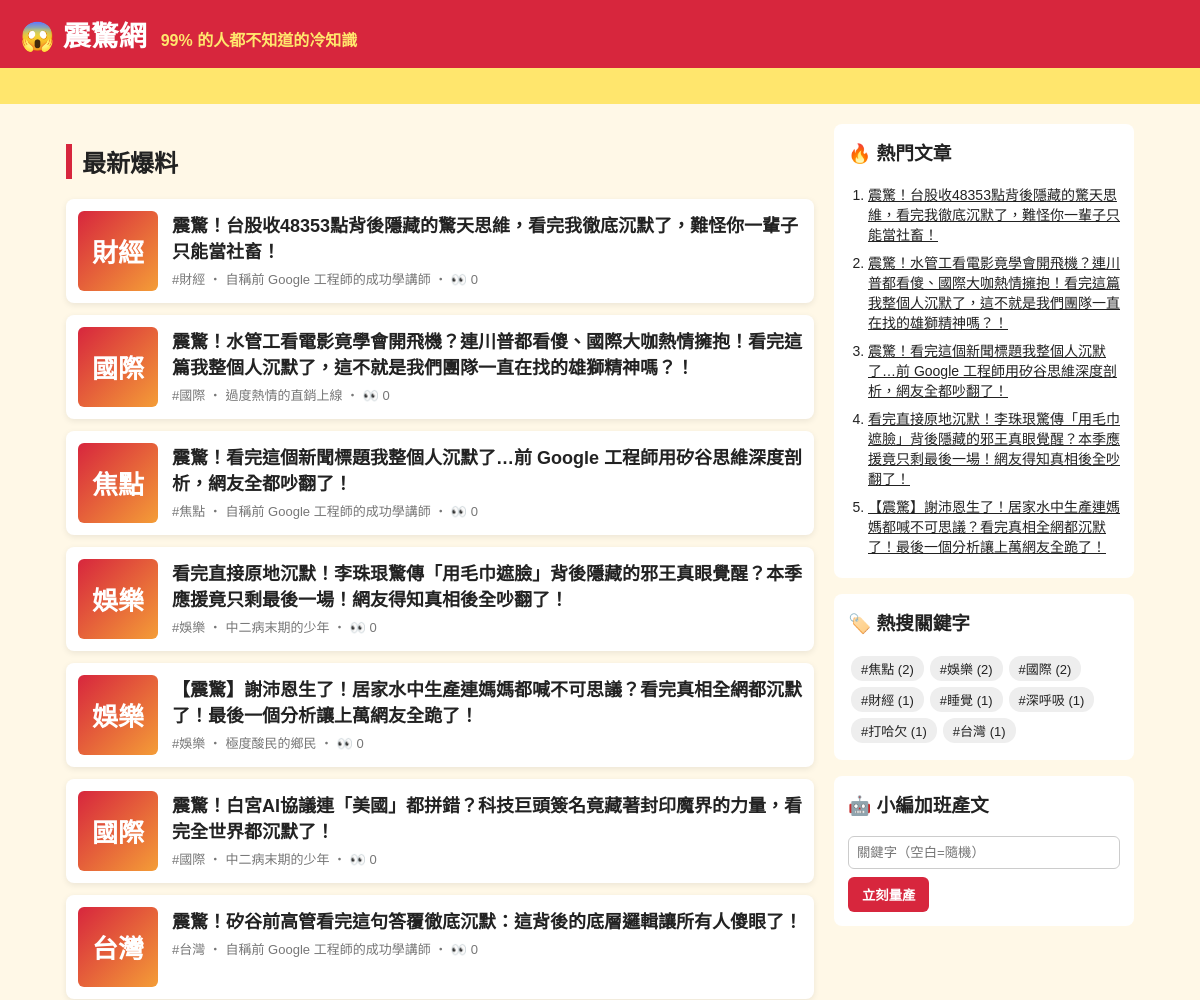
Before: / (upper part) with the older database file.
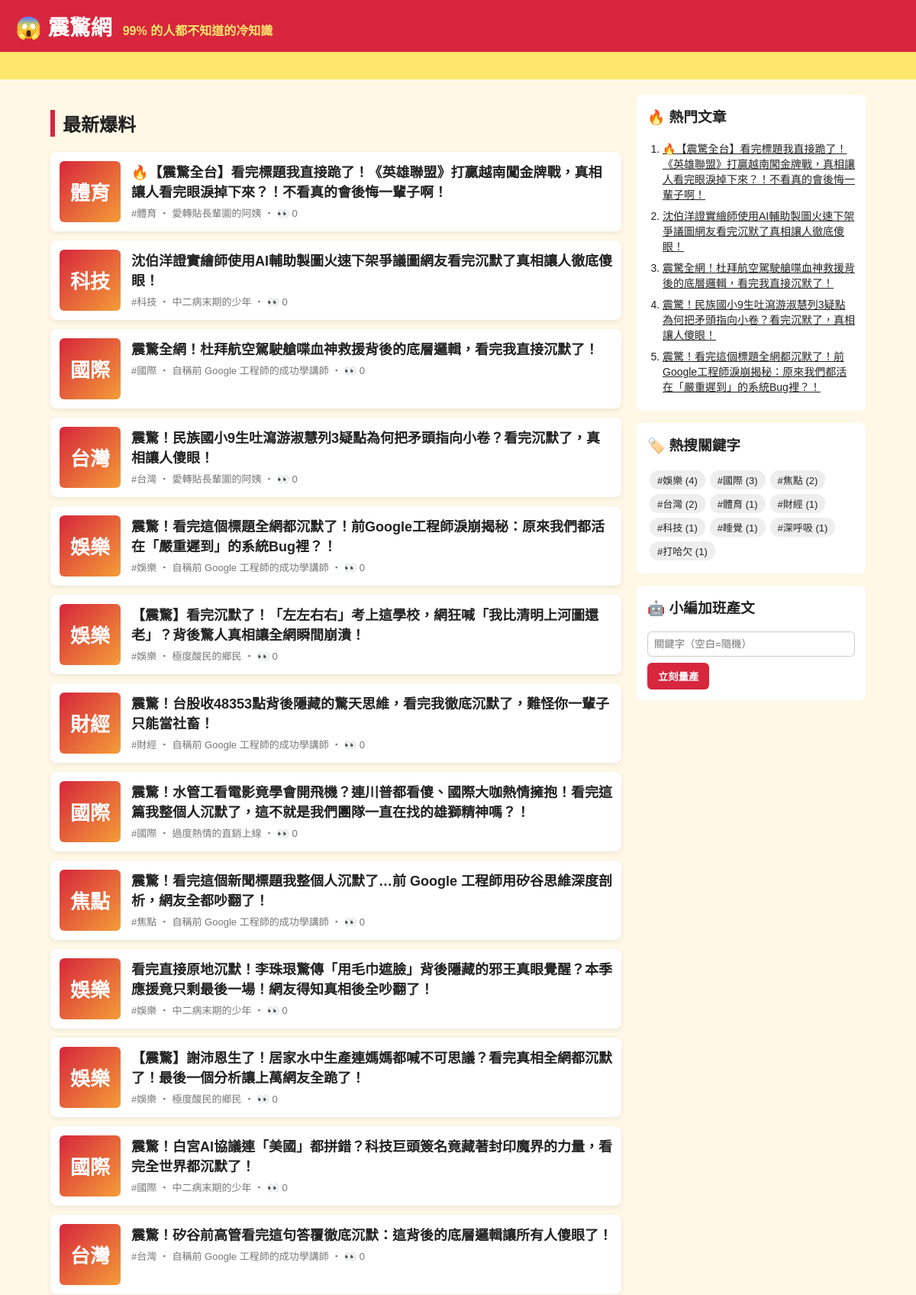
After: the same page with the newer database file.
### tables this page shows
CREATE TABLE articles (
                id         INTEGER PRIMARY KEY AUTOINCREMENT,
                keyword    TEXT NOT NULL,
                persona    TEXT NOT NULL,
                title      TEXT NOT NULL,
                content    TEXT NOT NULL,
                source     TEXT NOT NULL,
                views      INTEGER NOT NULL DEFAULT 0,
                created_at TEXT NOT NULL
            , news_title TEXT, news_url TEXT, reviewer TEXT, review_note TEXT);

### app.py (the view)
@app.route("/")
def index():
    return render_template("index.html", articles=db.list_articles(), heading="最新爆料")

### app.py (called while the page is built)
@app.context_processor
def sidebar():
    return {"hot": db.hot_articles(), "tags": db.keywords(), "static_site": app.config["STATIC_SITE"]}

### db.py (called while the page is built)
def connect():
    conn = sqlite3.connect(DB_PATH)
    conn.row_factory = sqlite3.Row
    return conn

def list_articles(limit=50, keyword=None):
    with connect() as conn:
        if keyword:
            return conn.execute(
                "SELECT * FROM articles WHERE keyword = ? ORDER BY id DESC LIMIT ?", (keyword, limit)
            ).fetchall()
        return conn.execute("SELECT * FROM articles ORDER BY id DESC LIMIT ?", (limit,)).fetchall()

def hot_articles(limit=5):
    with connect() as conn:
        return conn.execute("SELECT * FROM articles ORDER BY views DESC, id DESC LIMIT ?", (limit,)).fetchall()

def keywords():
    with connect() as conn:
        return conn.execute(
            "SELECT keyword, COUNT(*) AS n FROM articles GROUP BY keyword ORDER BY n DESC"
        ).fetchall()

### templates/index.html
{% extends "base.html" %}
{% block content %}
<h2 class="heading">{{ heading }}</h2>
{% for a in articles %}
  <a class="card" href="{{ url_for('article', article_id=a.id) }}">
    <div class="thumb">{{ a.keyword[:2] }}</div>
    <div>
      <h3>{{ a.title }}</h3>
      <p class="meta">#{{ a.keyword }} ‧ {{ a.persona }}{% if not static_site %} ‧ 👀 {{ a.views }}{% endif %}</p>
    </div>
  </a>
{% else %}
  <p class="empty">還沒有文章。執行 <code>python generator.py -n 5</code> 或用右邊按鈕開始量產。</p>
{% endfor %}
{% endblock %}

### templates/base.html (shortened to what this page needs)
<!doctype html>
<html lang="zh-Hant">
<head>
  <link rel="stylesheet" href="{{ url_for('static', filename='style.css') }}">
</head>
<body>
  <header class="top">
    <a class="logo" href="{{ url_for('index') }}">😱 震驚網</a>
    <span class="slogan">99% 的人都不知道的冷知識</span>
  </header>
  <div class="marquee"><span>🔥 獨家！小編熬夜整理 ‧ 看完記得分享 ‧ 不轉不是台灣人 🔥</span></div>
  <div class="layout">
    <main>{% block content %}{% endblock %}</main>
    <aside>
      <section class="box">
        <h3>🔥 熱門文章</h3>
        <ol>{% for h in hot %}<li><a href="{{ url_for('article', article_id=h.id) }}">{{ h.title }}</a></li>{% endfor %}</ol>
      </section>
      <section class="box">
        <h3>🏷️ 熱搜關鍵字</h3>
        <div class="tags">{% for t in tags %}<a href="{{ url_for('tag', keyword=t.keyword) }}">#{{ t.keyword }} ({{ t.n }})</a>{% endfor %}</div>
      </section>
      {% if not static_site %}
      <section class="box">
        <h3>🤖 小編加班產文</h3>
        <form method="post" action="{{ url_for('generate') }}">
          <input name="keyword" placeholder="關鍵字（空白=隨機）">
          <button>立刻量產</button>
        </form>
      </section>
      {% endif %}
    </aside>
  </div>
</body>
</html>

Changed rows visible on the page:
no longer on one of the page's lists (row unchanged): articles: title "震驚！台股收48353點背後隱藏的驚天思維，看完我徹底沉默了，難怪你一輩子只能當社畜！"
no longer on one of the page's lists (row unchanged): articles: title "震驚！水管工看電影竟學會開飛機？連川普都看傻、國際大咖熱情擁抱！看完這篇我整個人沉默了，這不就是我們團隊一直在找的雄獅精神嗎？！"
no longer on one of the page's lists (row unchanged): articles: title "震驚！看完這個新聞標題我整個人沉默了…前 Google 工程師用矽谷思維深度剖析，網友全都吵翻了！"
no longer on one of the page's lists (row unchanged): articles: title "看完直接原地沉默！李珠珢驚傳「用毛巾遮臉」背後隱藏的邪王真眼覺醒？本季應援竟只剩最後一場！網友得知真相後全吵翻了！"
no longer on one of the page's lists (row unchanged): articles: title "【震驚】謝沛恩生了！居家水中生產連媽媽都喊不可思議？看完真相全網都沉默了！最後一個分析讓上萬網友全跪了！"
added articles: keyword "體育", title "🔥【震驚全台】看完標題我直接跪了！《英雄聯盟》打贏越南闖金牌戰，真相讓人看完眼淚掉下來？！不看真的會後悔一輩子啊！", persona "愛轉貼長輩圖的阿姨", views "0"
added articles: keyword "科技", title "沈伯洋證實繪師使用AI輔助製圖火速下架爭議圖網友看完沉默了真相讓人徹底傻眼！", persona "中二病末期的少年", views "0"
added articles: keyword "國際", title "震驚全網！杜拜航空駕駛艙喋血神救援背後的底層邏輯，看完我直接沉默了！", persona "自稱前 Google 工程師的成功學講師", views "0"
added articles: keyword "台灣", title "震驚！民族國小9生吐瀉游淑慧列3疑點為何把矛頭指向小卷？看完沉默了，真相讓人傻眼！", persona "愛轉貼長輩圖的阿姨", views "0"
added articles: keyword "娛樂", title "震驚！看完這個標題全網都沉默了！前Google工程師淚崩揭秘：原來我們都活在「嚴重遲到」的系統Bug裡？！", persona "自稱前 Google 工程師的成功學講師", views "0"
added articles: keyword "娛樂", title "【震驚】看完沉默了！「左左右右」考上這學校，網狂喊「我比清明上河圖還老」？背後驚人真相讓全網瞬間崩潰！", persona "極度酸民的鄉民", views "0", shown under "最新爆料"
Other visible differences:
new list line: "# 娛樂 ( 4 )"
new list line: "# 國際 ( 3 )"
new list line: "# 台灣 ( 2 )"
new list line: "# 體育 ( 1 )"
new list line: "# 科技 ( 1 )"
list line gone: "# 娛樂 ( 2 )"
list line gone: "# 國際 ( 2 )"
list line gone: "# 台灣 ( 1 )"
